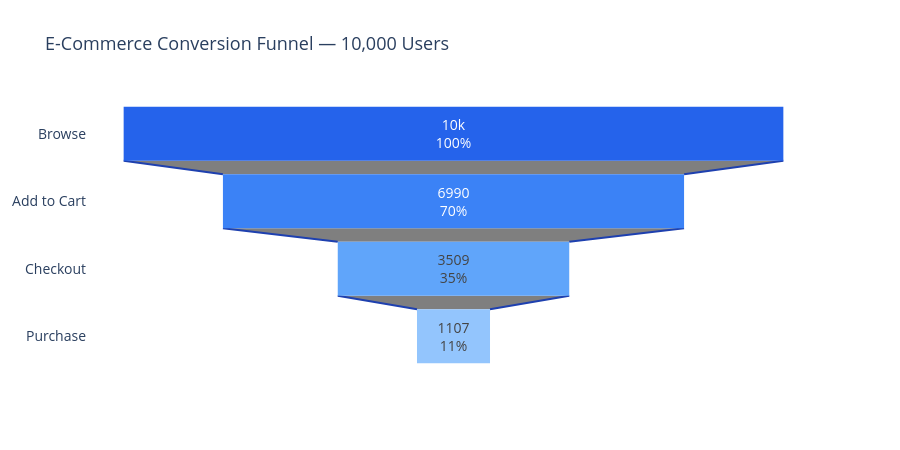

This figure's notebook cell:
### Markdown cell above
## Section 3: Funnel Visualisation

### Code cell
# ============================================================
# SECTION 3: FUNNEL VISUALISATION
# Fig 1 — Plotly Funnel Chart
# Fig 2 — Drop-off Rate Bar Chart
# ============================================================

# Fig 1 — Interactive Plotly Funnel
fig1 = go.Figure(go.Funnel(
    y = stages_order,
    x = [stage_users[s] for s in stages_order],
    textposition = 'inside',
    textinfo = 'value+percent initial',
    marker = dict(color=['#2563EB', '#3B82F6', '#60A5FA', '#93C5FD']),
    connector = dict(line=dict(color='#1E40AF', width=2))
))
fig1.update_layout(
    title=dict(text='E-Commerce Conversion Funnel — 10,000 Users', font=dict(size=18)),
    font=dict(size=14),
    height=450,
    plot_bgcolor='white',
    paper_bgcolor='white'
)
fig1.show()
fig1.write_image('fig1_funnel_chart.png')
print("Saved: fig1_funnel_chart.png")

### Figure 1 — Plotly figure (JSON) as saved in the notebook; plotly's stock layout.template omitted (floating-point values rounded to 4 significant figures)
{"data": [{"connector": {"line": {"color": "#1E40AF", "width": 2}}, "marker": {"color": ["#2563EB", "#3B82F6", "#60A5FA", "#93C5FD"]}, "textinfo": "value+percent initial", "textposition": "inside", "type": "funnel", "x": [10000, 6990, 3509, 1107], "y": ["Browse", "Add to Cart", "Checkout", "Purchase"]}], "layout": {"font": {"size": 14}, "height": 450, "paper_bgcolor": "white", "plot_bgcolor": "white", "title": {"font": {"size": 18}, "text": "E-Commerce Conversion Funnel — 10,000 Users"}}}
